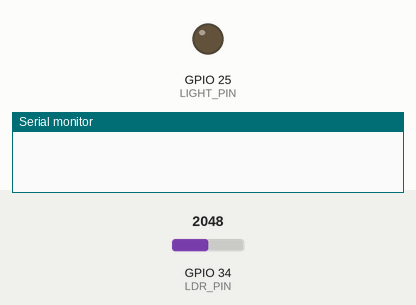
Simulated run of this sketch. Board: ESP32. Shown: output pins drawn as LEDs (lit = HIGH), the last lines printed to the serial monitor. Inputs (shaded band) come from the test bench; at power-on: GPIO 34 (LDR_PIN) = 2048. WiFi joins after 1.5 s; servers stay silent unless stated; uploads are accepted with an empty reply.

Above: at 0.1 s.
At 1.6 s:
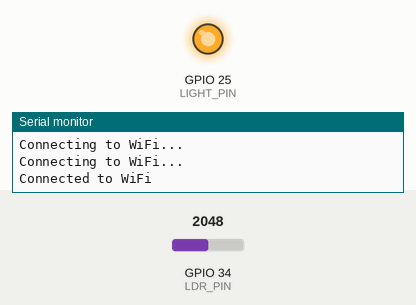
Timing chart, 0 to 3.1 s (numbered marks = the images above):
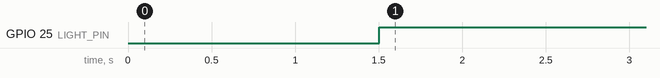

Measured:
- by itself, GPIO 25 (LIGHT_PIN): LOW → HIGH at 1.5 s

The sketch:

main.ino
```cpp
#include <WiFi.h>
#include <HTTPClient.h>

#define LDR_PIN 34      // Pin connected to the LDR (light sensor)
#define LIGHT_PIN 25    // Pin connected to the relay/LED controlling the light

const int THRESHOLD = 800; // Adjust based on your LDR and environment

const char* ssid = "YOUR_WIFI_SSID";
const char* password = "YOUR_WIFI_PASSWORD";
const char* serverUrl = "http://YOUR_FLASK_SERVER_IP:5000/log";

void setup() {
  Serial.begin(115200);
  pinMode(LIGHT_PIN, OUTPUT);

  WiFi.begin(ssid, password);
  while (WiFi.status() != WL_CONNECTED) {
    delay(500);
    Serial.println("Connecting to WiFi...");
  }
  Serial.println("Connected to WiFi");
}

void loop() {
  int lightLevel = analogRead(LDR_PIN);

  if (lightLevel > THRESHOLD) {
    digitalWrite(LIGHT_PIN, HIGH); // Dark outside -> turn light ON
  } else {
    digitalWrite(LIGHT_PIN, LOW);  // Enough daylight -> turn light OFF
  }

  sendDataToServer(lightLevel, digitalRead(LIGHT_PIN));
  delay(2000);
}

void sendDataToServer(int lightLevel, int status) {
  if (WiFi.status() == WL_CONNECTED) {
    HTTPClient http;
    http.begin(serverUrl);
    http.addHeader("Content-Type", "application/json");

    String jsonPayload = "{\"light_level\":" + String(lightLevel) +
                          ",\"status\":\"" + (status == HIGH ? "ON" : "OFF") + "\"}";

    int httpResponseCode = http.POST(jsonPayload);
    Serial.print("Response code: ");
    Serial.println(httpResponseCode);

    http.end();
  } else {
    Serial.println("WiFi not connected, skipping data send.");
  }
}
```
